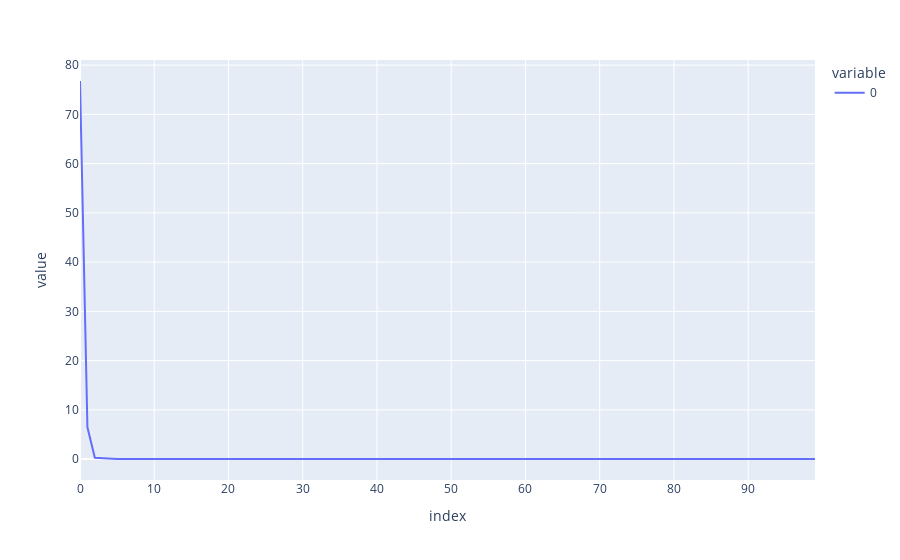

The notebook cell saved with this chart:
### Code cell
model.load_state_dict(best_weights)
print("MSE: %.2f" % best_mse)
print("RMSE: %.2f" % np.sqrt(best_mse))
fig = px.line(history)
fig.show()

### Figure 1 — Plotly figure (JSON) as saved in the notebook; plotly's stock layout.template omitted (floating-point values rounded to 4 significant figures)
{"data": [{"hovertemplate": "variable=0<br>index=%{x}<br>value=%{y}<extra></extra>", "legendgroup": "0", "line": {"color": "#636efa", "dash": "solid"}, "marker": {"symbol": "circle"}, "mode": "lines", "name": "0", "orientation": "v", "showlegend": true, "type": "scatter", "x": [0, 1, 2, 3, 4, 5, 6, 7, 8, 9, 10, 11, 12, 13, 14, 15, 16, 17, 18, 19, 20, 21, 22, 23, 24, 25, 26, 27, 28, 29, 30, 31, 32, 33, 34, 35, 36, 37, 38, 39, 40, 41, 42, 43, 44, 45, 46, 47, 48, 49, 50, 51, 52, 53, 54, 55, 56, 57, 58, 59, 60, 61, 62, 63, 64, 65, 66, 67, 68, 69, 70, 71, 72, 73, 74, 75, 76, 77, 78, 79, 80, 81, 82, 83, 84, 85, 86, 87, 88, 89, 90, 91, 92, 93, 94, 95, 96, 97, 98, 99], "xaxis": "x", "y": [76.78, 6.445, 0.2543, 0.1463, 0.0641, 0.03556, 0.03075, 0.02814, 0.0268, 0.0255, 0.02442, 0.02351, 0.0228, 0.02222, 0.02179, 0.02145, 0.02116, 0.02086, 0.02065, 0.02046, 0.02029, 0.02011, 0.01997, 0.01982, 0.01966, 0.01952, 0.01943, 0.01929, 0.01913, 0.01901, 0.01891, 0.01886, 0.01878, 0.0187, 0.01868, 0.01867, 0.01863, 0.01861, 0.01861, 0.01868, 0.01861, 0.01871, 0.01871, 0.01871, 0.01877, 0.01877, 0.01881, 0.01886, 0.01888, 0.01895, 0.01911, 0.01905, 0.01913, 0.01915, 0.0191, 0.01935, 0.01923, 0.01944, 0.01931, 0.01935, 0.01942, 0.01945, 0.01952, 0.01975, 0.01966, 0.01996, 0.01968, 0.01981, 0.01976, 0.01991, 0.02002, 0.02021, 0.0203, 0.02059, 0.02064, 0.02075, 0.02053, 0.02053, 0.02073, 0.02112, 0.02173, 0.02217, 0.02239, 0.02239, 0.02245, 0.0225, 0.02219, 0.02245, 0.02201, 0.02237, 0.02283, 0.02388, 0.02604, 0.02881, 0.03075, 0.0326, 0.03049, 0.02909, 0.02448, 0.02294], "yaxis": "y"}], "layout": {"autosize": true, "legend": {"title": {"text": "variable"}, "tracegroupgap": 0}, "margin": {"t": 60}, "xaxis": {"anchor": "y", "autorange": true, "domain": [0, 1], "range": [0, 99], "title": {"text": "index"}, "type": "linear"}, "yaxis": {"anchor": "x", "autorange": true, "domain": [0, 1], "range": [-4.246, 81.04], "title": {"text": "value"}, "type": "linear"}}}
